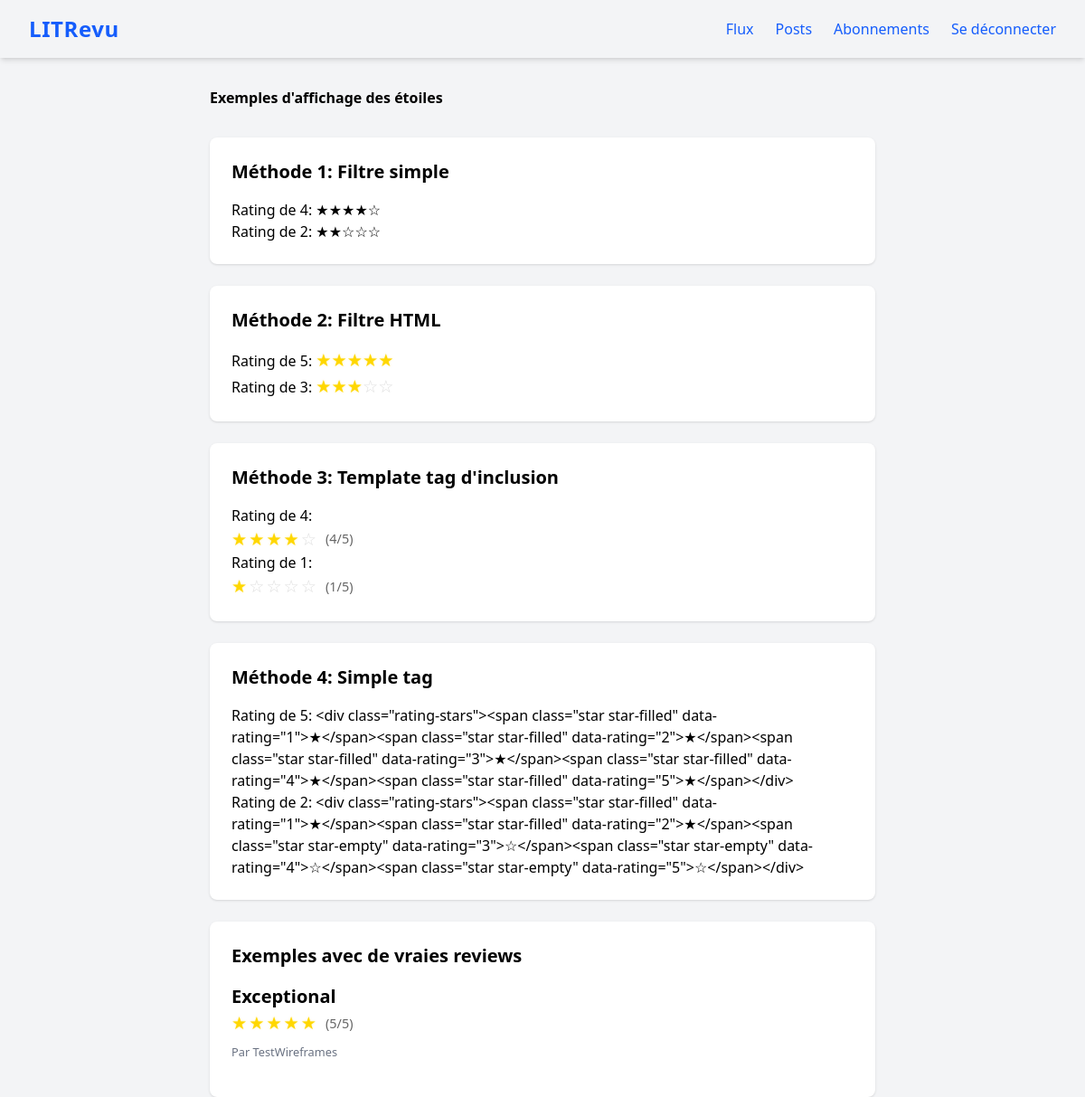
/stars-demo/ (signed in), run on an earlier commit of the app's database.
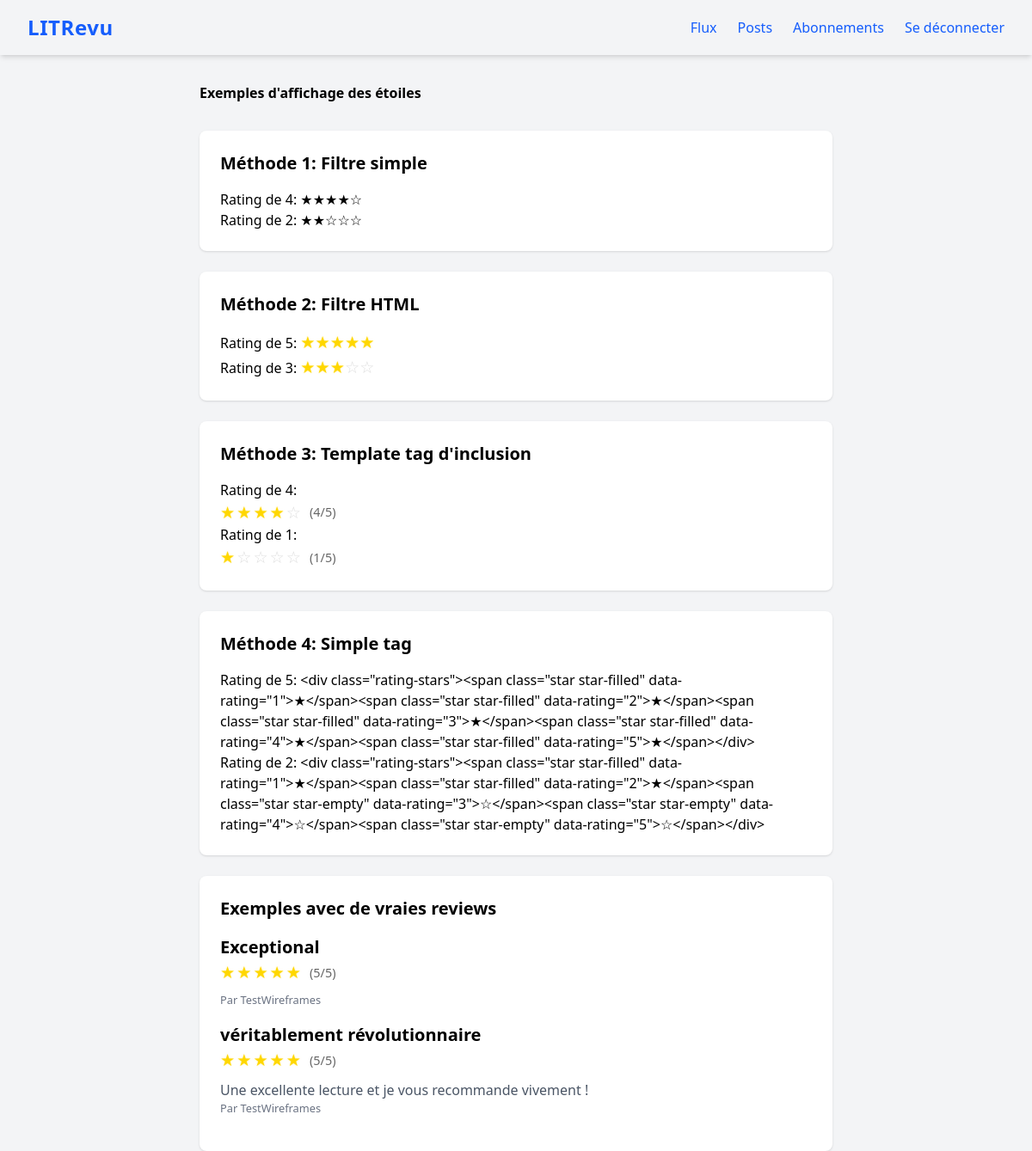
And on a later commit of the database.
### review/models.py (models this page shows, shortened)
class Review(models.Model):
    ticket = models.ForeignKey(
        to=Ticket,
        related_name="reviews",
        on_delete=models.CASCADE
    )
    rating = models.IntegerField(
        validators=[MinValueValidator(0), MaxValueValidator(5)])
    headline = models.CharField(max_length=128)
    body = models.CharField(max_length=8192, blank=True)
    user = models.ForeignKey(
        to=settings.AUTH_USER_MODEL, on_delete=models.CASCADE)
    created = models.DateTimeField(auto_now_add=True)

### authentication/models.py (models this page shows)
class User(AbstractUser):
    follows = models.ManyToManyField(
        'self',
        symmetrical=False,
        verbose_name='suit'
    )

### review/views.py (the view)
# urls.py: path('stars-demo/', review.views.stars_demo, name='stars-demo'),
@login_required
def stars_demo(request):
    reviews = models.Review.objects.select_related('user', 'ticket')[:5]
    return render(request, 'review/stars_demo.html', {
        'reviews': reviews
    })

### review/templatetags/review_extras.py (called while the page is built)
@register.filter
def stars(rating):
    if rating is None:
        return ""
    rating = int(rating)
    full_stars = "★" * rating
    empty_stars = "☆" * (5 - rating)
    return full_stars + empty_stars

@register.filter
def stars_html(rating):
    if rating is None:
        return ""
    rating = int(rating)
    stars_html = ""
    for i in range(1, 6):
        if i <= rating:
            stars_html += '<span class="star filled">★</span>'
        else:
            stars_html += '<span class="star empty">☆</span>'
    return stars_html

@register.inclusion_tag('review/_stars.html')
def display_stars(rating):
    return {'rating': rating}

@register.simple_tag
def rating_stars(rating, max_rating=5):
    if rating is None:
        rating = 0
    rating = min(max(int(rating), 0), max_rating)
    html = '<div class="rating-stars">'
    for i in range(1, max_rating + 1):
        if i <= rating:
            html += (f'<span class="star star-filled" '
                     f'data-rating="{i}">★</span>')
        else:
            html += (f'<span class="star star-empty" '
                     f'data-rating="{i}">☆</span>')
    html += '</div>'
    return html

### review/templates/review/stars_demo.html (shortened to what this page needs)
{% extends 'base.html' %}
{% load review_extras %}
{% load static %}
{% block extra_css %}
<link rel="stylesheet" href="{% static 'review/css/styles.css' %}">
{% endblock %}
{% block content %}
<div class="container mx-auto px-4 py-8">
    <h1 class="text-3xl font-bold mb-8">Exemples d'affichage des étoiles</h1>
    <div class="grid gap-6">
        <div class="bg-white p-6 rounded-lg shadow">
            <h2 class="text-xl font-semibold mb-4">Méthode 1: Filtre simple</h2>
            <p>Rating de 4: {{ 4|stars }}</p>
            <p>Rating de 2: {{ 2|stars }}</p>
        </div>
        <div class="bg-white p-6 rounded-lg shadow">
            <h2 class="text-xl font-semibold mb-4">Méthode 2: Filtre HTML</h2>
            <p>Rating de 5: {{ 5|stars_html|safe }}</p>
            <p>Rating de 3: {{ 3|stars_html|safe }}</p>
        </div>
        <div class="bg-white p-6 rounded-lg shadow">
            <h2 class="text-xl font-semibold mb-4">Méthode 3: Template tag d'inclusion</h2>
            <p>Rating de 4: {% display_stars 4 %}</p>
            <p>Rating de 1: {% display_stars 1 %}</p>
        </div>
        <div class="bg-white p-6 rounded-lg shadow">
            <h2 class="text-xl font-semibold mb-4">Méthode 4: Simple tag</h2>
            <p>Rating de 5: {% rating_stars 5 %}</p>
            <p>Rating de 2: {% rating_stars 2 %}</p>
        </div>
        {% if reviews %}
        <div class="bg-white p-6 rounded-lg shadow">
            <h2 class="text-xl font-semibold mb-4">Exemples avec de vraies reviews</h2>
            {% for review in reviews %}
            <div class="border-b pb-4 mb-4">
                <h3 class="font-bold">{{ review.headline }}</h3>
                {% display_stars review.rating %}
                <p class="text-gray-600 mt-2">{{ review.body|truncatewords:20 }}</p>
                <small class="text-gray-500">Par {{ review.user.username }}</small>
            </div>
            {% endfor %}
        </div>
        {% endif %}
    </div>
</div>
{% endblock %}

### review/templates/review/_stars.html
<div class="rating-display">
    {% for i in "12345" %}
        {% if forloop.counter <= rating %}
            <span class="star filled">★</span>
        {% else %}
            <span class="star empty">☆</span>
        {% endif %}
    {% endfor %}
    <span class="rating-text">({{ rating }}/5)</span>
</div>

What changed in the data, as far as the page shows it:
added Review: headline "véritablement révolutionnaire", rating "5", body "Une excellente lecture et je vous recommande vivement !", user.username "TestWireframes"
